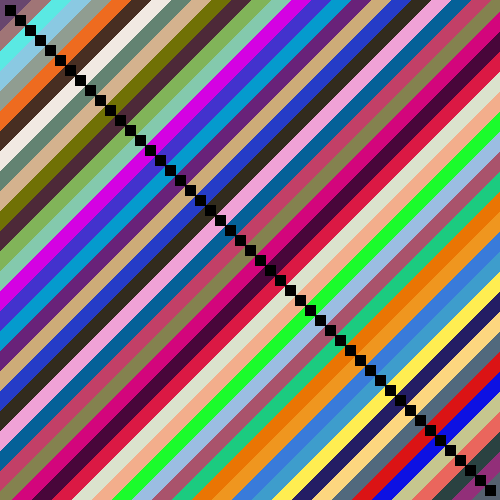
#> input picture Voronoi/runs/diag_CHESSBOARD-2013-04-21 19:48:31.305780.png, 500 x 500 px
$ python lines.py -i '../Voronoi/runs/diag_CHESSBOARD-2013-04-21 19:48:31.305780.png'   (Python 2 division)
#> lines starting #> are read from the running program, lines starting #| are printed output that depends on the picture
#!/usr/bin/env python

import cv
import cv2

from math import pi, sqrt
from numpy import array, dot
from numpy.linalg import pinv

from optparse import OptionParser

import os
import sys

# [19 lines left out: functions usage, dist, not called in this run]

def find_lines(img):
    '''
        Finds line or line-like structures in the given img by use of cv2.Canny and cv2.HoughLines
    '''
    newimg = cv2.GaussianBlur(img, (7,7), 0)
    c = cv2.Canny(newimg, 75, 125)#275)
    lines = cv2.HoughLinesP(c, 1, pi/180, 60)
    f = open('lines.txt', 'w')
    for l in lines[0]:
        f.writelines(str(l) + '\n')
    f.close()
    return lines[0]

# [77 lines left out: functions connect_lines, projection, three_space, find_ground_plane, not called in this run]

def draw_lines(img, do_connect, save, verbose, plane):

    print 'Tasks:\n Drawing lines - True\n Connecting lines - %s\n Finding ground plane - %s\n Saving to disk - %s' % (do_connect, plane, save)

    newimg = cv2.cvtColor(img, cv2.COLOR_RGB2GRAY)
    if verbose: print 'Attempting to find lines'
    found_lines = find_lines(newimg)

    if plane:
        if verbose: 'Attempting to find ground plane'
        P = array([[1.0, 2.0, 3.0, 4.0], [4.0, 3.0, 2.0, 1.0], [0.5, 1.0, 1.5, 2.0]]) #make up stuff for now
        find_ground_plane(found_lines, P)

    if verbose: print 'Total lines:', len(found_lines)
    if do_connect:
        found_lines = connect_lines(found_lines)
        if verbose: print 'Connected Lines:', len(connected_lines)

    if verbose: print 'Drawing lines'
    for l in found_lines:
        x1, y1, x2, y2 = l
        cv.Line(cv.fromarray(img), (x1, y1), (x2, y2), (0, 0, 255), thickness=2)

    cv2.imshow('Line Detection Test', img)
    ch = cv2.waitKey()
    if save:
        if verbose: print 'Saving new image to %s/line_detection.jpg' % os.getcwd()
        cv2.imwrite('line_detection.jpg', img)

def main():
    parser = OptionParser(usage='%prog [options] path')
    parser.add_option('-i', dest='img')
    parser.add_option('-c', action='store_true', dest='connect')
    parser.add_option('-s', action='store_true', dest='save')
    parser.add_option('-v', action='store_true', dest='verbose')
    parser.add_option('-p', action='store_true', dest='plane')
    options, args = parser.parse_args()

    if options.img:
        img = cv2.imread(options.img)
#> img is the input picture: shape (500, 500, 3); mean B, G, R 122.2, 112.7, 134.1
        if img is None:
            raise ValueError('Invalid image file location "%s".' % options.img)
        else:
            draw_lines(img, options.connect, options.save, options.verbose, options.plane)
#> in draw_lines, `newimg = cv2.cvtColor(img, cv2.COLOR_RGB2GRAY)`:
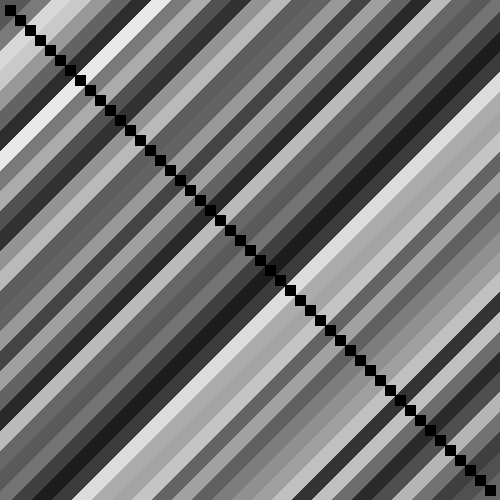
#> newimg: shape (500, 500); min 0, max 232, mean 118
#> in find_lines, `newimg = cv2.GaussianBlur(img, (7,7), 0)`:
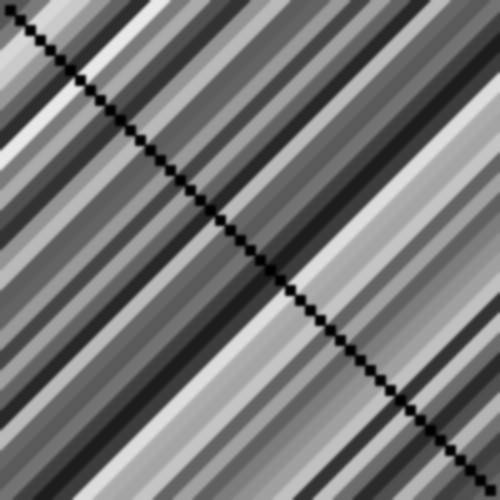
#> newimg: shape (500, 500); min 0, max 232, mean 118
#> in find_lines, `c = cv2.Canny(newimg, 75, 125)#275)`:
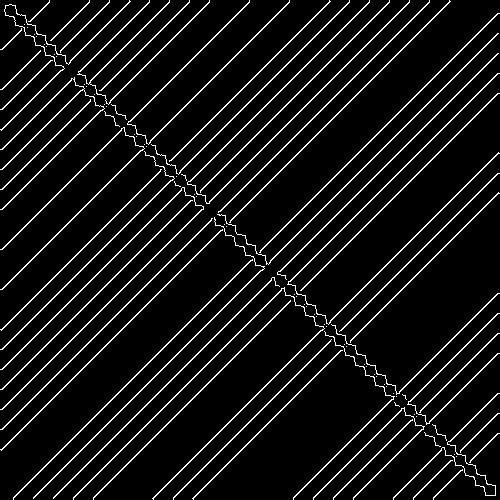
#> c: shape (500, 500); 7.3% white in thin lines or dots
#> in find_lines, `lines = cv2.HoughLinesP(c, 1, pi/180, 60)`: lines = 678 rows, first 6: [13, 497, 250, 260], [2, 389, 191, 200], [190, 181, 369, 2], [270, 260, 497, 33], [173, 497, 331, 339], [152, 498, 320, 330]
#> the loop in find_lines, `for l in lines[0]:` made 1 pass
#> in draw_lines, `found_lines = find_lines(newimg)`: found_lines = [[13, 497, 250, 260]]
#> the loop in draw_lines, `for l in found_lines:` made 1 pass
#> (the call stopped at in draw_lines, `cv.Line(cv.fromarray(img), (x1, y1), (x2, y2), (0, 0, 255), thickness=2)`: cv is not available in this run)
    else:
        usage()
        sys.exit()

if __name__ == "__main__":
    main()

$ run again, on Voronoi/runs/diag_MANHATTAN-2013-04-21 19:49:31.349030.png
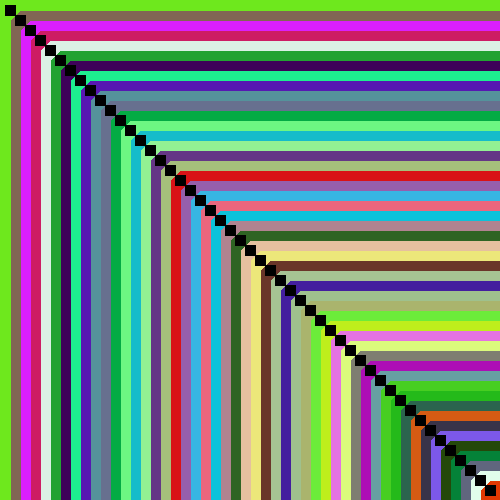
#> input picture Voronoi/runs/diag_MANHATTAN-2013-04-21 19:49:31.349030.png, 500 x 500 px
#> in main, img is the input picture: shape (500, 500, 3); mean B, G, R 123.9, 136.4, 120.3
#> in find_lines, `newimg = cv2.GaussianBlur(img, (7,7), 0)`:
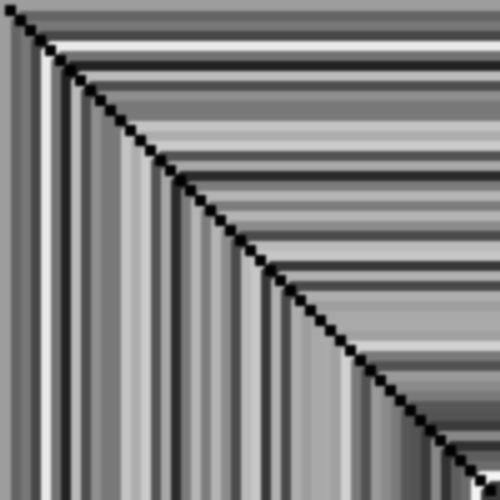
#> newimg: shape (500, 500); min 0, max 244, mean 130.7
#> in find_lines, `c = cv2.Canny(newimg, 75, 125)#275)`:
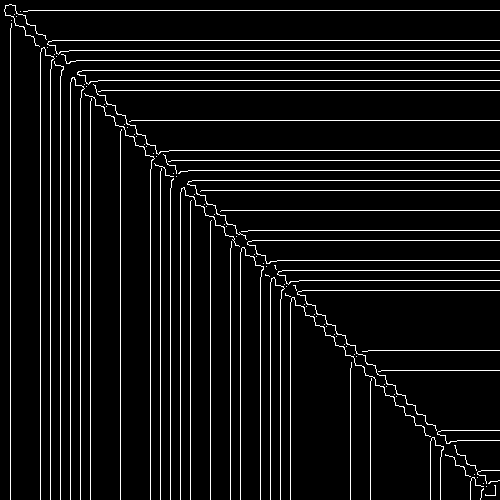
#> c: shape (500, 500); 6.3% white in thin lines or dots
#> lines = 687 rows, first 6: [40, 499, 40, 52], [50, 499, 50, 69], [52, 40, 499, 40], [69, 50, 499, 50], [82, 70, 499, 70], [70, 499, 70, 82]
#> the loop in find_lines, `for l in lines[0]:` made 1 pass
#> found_lines = [[40, 499, 40, 52]]
#> the loop in draw_lines, `for l in found_lines:` made 1 pass
